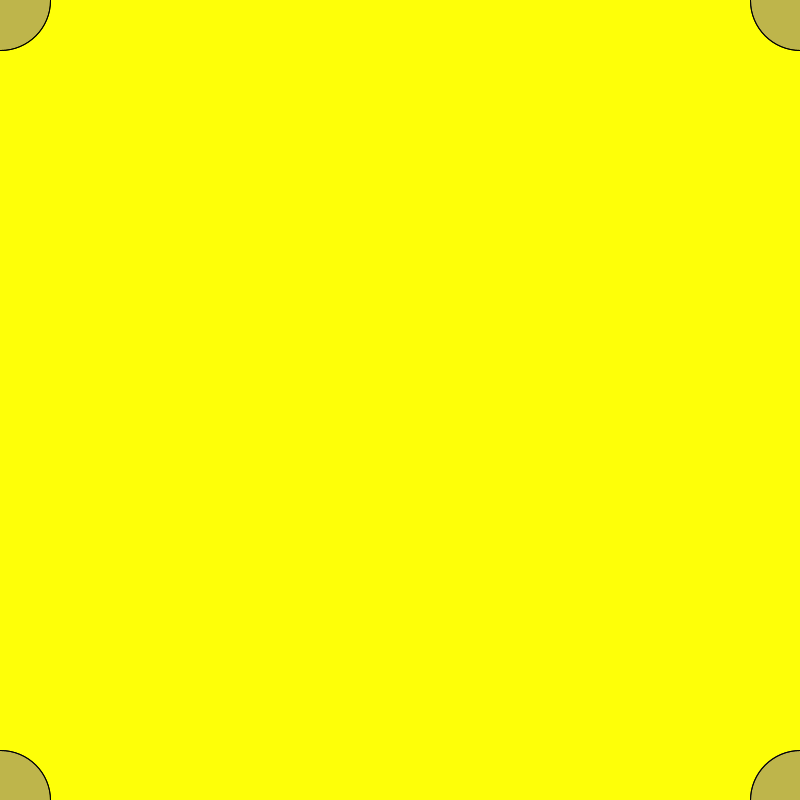
Frame 1 (no input)
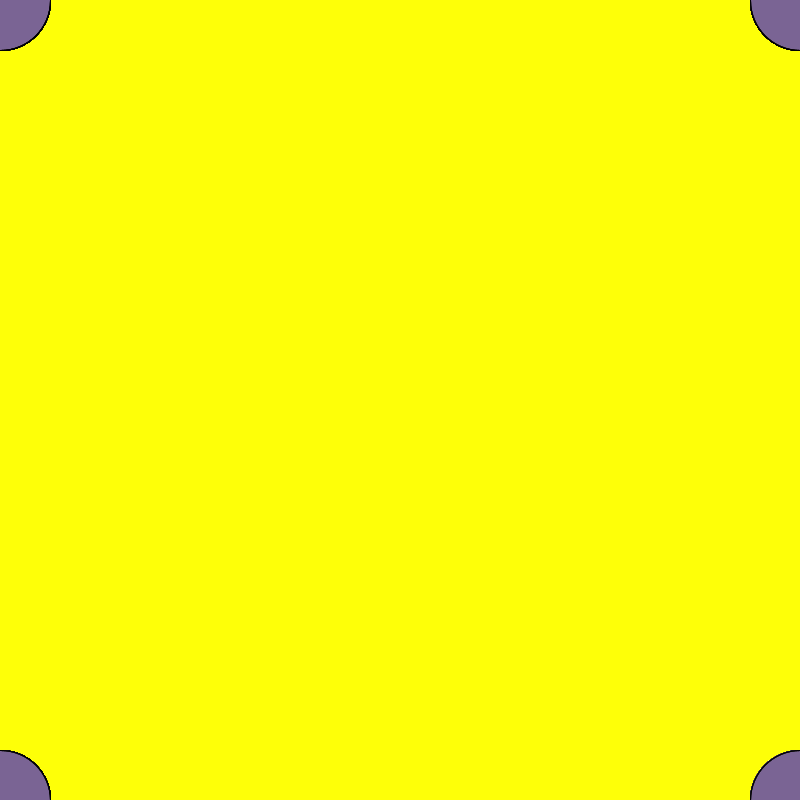
Frame 60 (the mouse pressed at the canvas centre just before this capture)
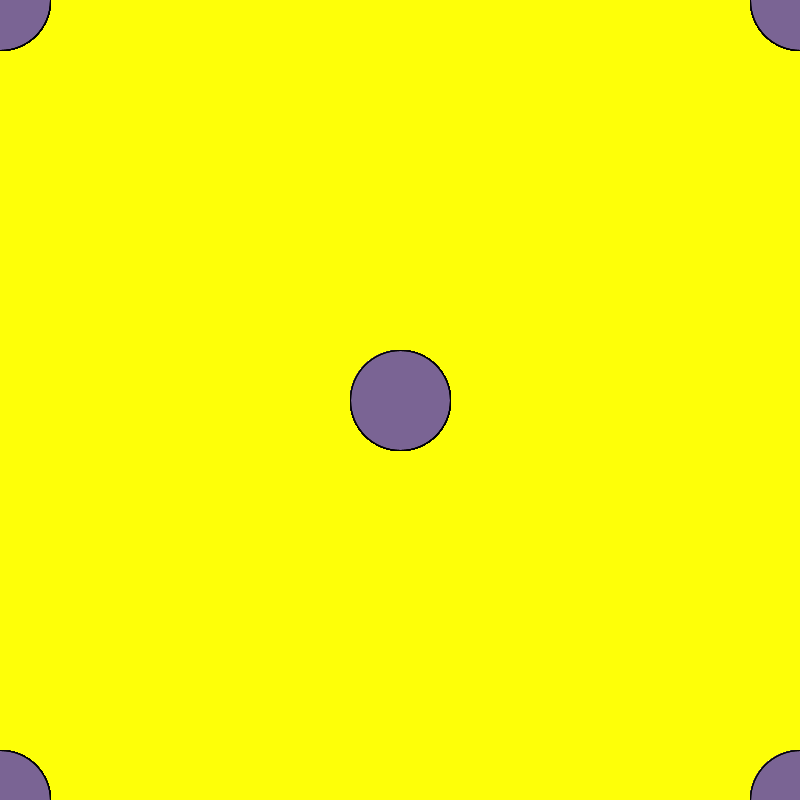
Frame 120 (the mouse held since frame 60 and released just before this capture)

The Processing sketch that drew these frames (run headless with seeded random() and noise(); from frame 60 on, the mouse is pressed at the canvas centre):

// Processing sketch: processing_186647
// ── processing_186647.pde

void setup() {
  background(254,255,8);
  size(800, 800);
}
void draw() {
fill(120,100,150,70);
  ellipse(mouseX, mouseY,100,100);
  ellipse(mouseY, mouseX,100, 100);
  ellipse(height-mouseY, width-mouseX,100, 100);
  ellipse(width-mouseX,height-mouseY,100, 100);
  ellipse(height-mouseY, mouseX,100, 100);
  ellipse(mouseX,height-mouseY,100, 100);
  ellipse(mouseY, width-mouseX,100,100);
  ellipse(width-mouseX,mouseY,100,100);
}
